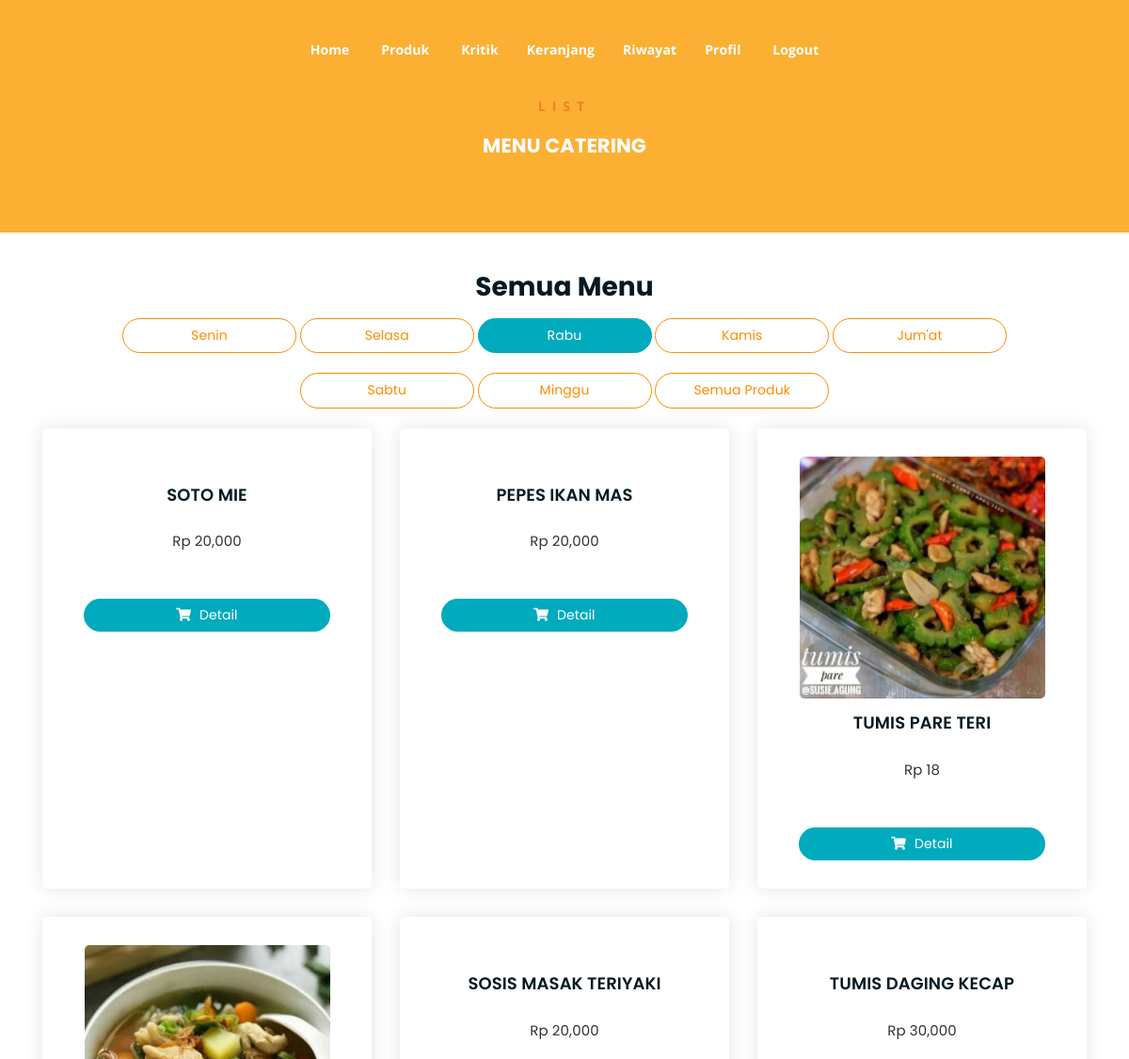
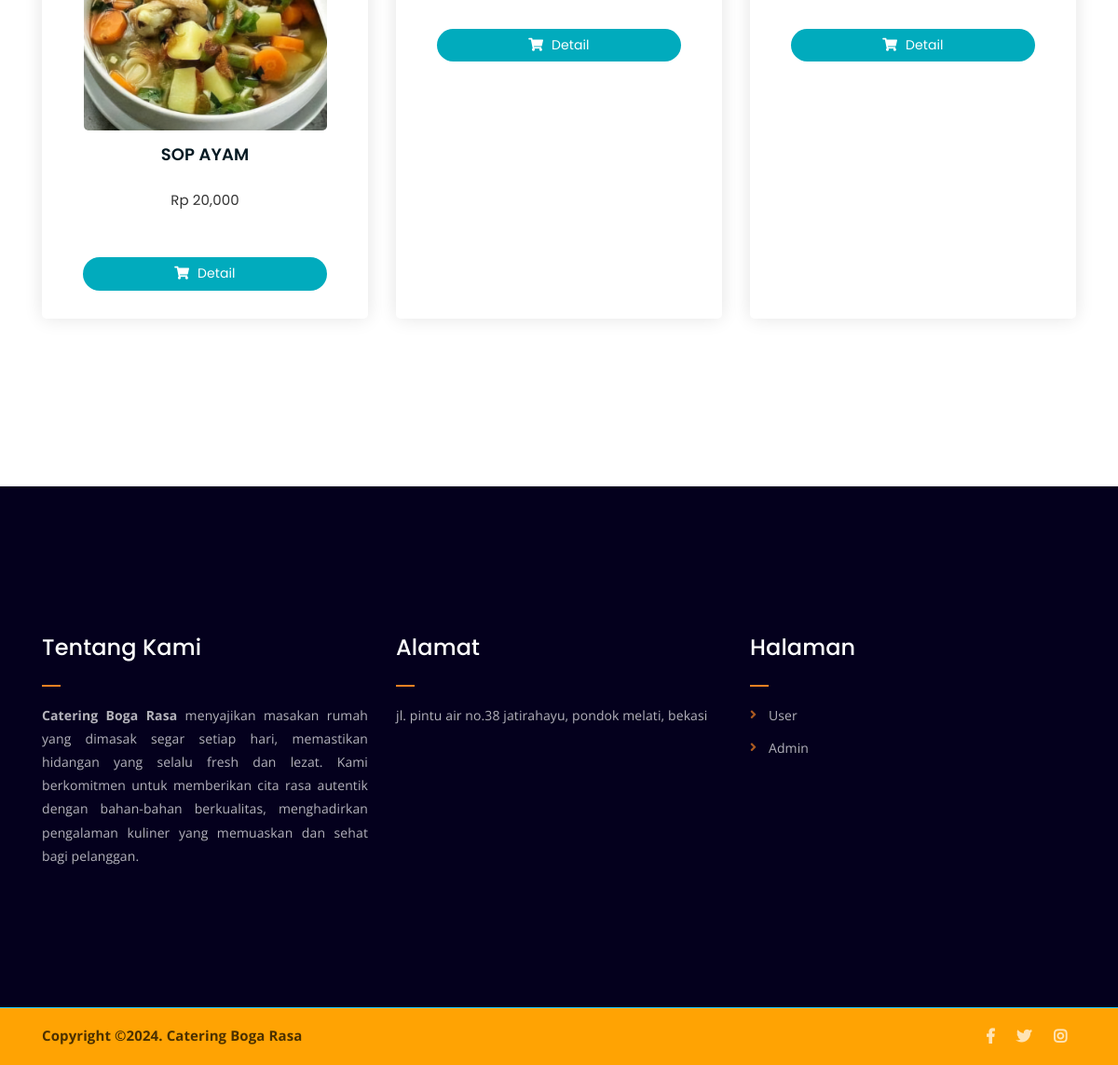
Screenshot of /menu-rabu.php (signed in) with the database file from the repository (2 pictures, top to bottom).
### tables this page shows
CREATE TABLE `promosi` (
  `id_promosi_produk` int(11) NOT NULL,
  `id_produk` varchar(55) NOT NULL,
  `promo_lama` varchar(55) NOT NULL,
  `promo_baru` varchar(55) NOT NULL
);

CREATE TABLE `produk` (
  `id` int(11) NOT NULL,
  `id_produk` varchar(11) NOT NULL,
  `nama_produk` varchar(55) NOT NULL,
  `gambar` varchar(55) NOT NULL,
  `harga` varchar(55) NOT NULL,
  `deskripsi` varchar(1000) NOT NULL,
  `menu_hari` varchar(111) NOT NULL
);

### menu-rabu.php (the view, shortened to what this page needs)
<?php
require('./app/database/db.php');
$status_user = $_SESSION['user']['status'];
?>
<!DOCTYPE html>
<html lang="en">
<head>
	<link rel="stylesheet" href="assets/css/all.min.css">
	<link rel="stylesheet" href="assets/bootstrap/css/bootstrap.min.css">
	<link rel="stylesheet" href="assets/css/owl.carousel.css">
	<link rel="stylesheet" href="assets/css/magnific-popup.css">
	<link rel="stylesheet" href="assets/css/animate.css">
	<link rel="stylesheet" href="assets/css/meanmenu.min.css">
	<link rel="stylesheet" href="assets/css/main.css">
	<link rel="stylesheet" href="assets/css/responsive.css">
</head>
<body>
	<?php include('./include/nav.php') ?>
	<div class="breadcrumb-section breadcrumb-bg">
		<div class="container">
			<div class="row">
				<div class="col-lg-8 offset-lg-2 text-center">
					<div class="breadcrumb-text">
						<p>LIST</p>
						<h4 style="color: #fff;">MENU CATERING</h4>
					</div>
				</div>
			</div>
		</div>
	</div>
	<div class="product-section mt-5 mb-150">
		<div class="container">
			<h3 class="text-center">Semua Menu</h3>
		<div class="text-center tag">
				<a href="menu-senin.php" class="cart-btn mb-4 col-md-2 text-center">Senin</a>
				<a href="menu-selasa.php" class="cart-btn mb-4 col-md-2 text-center">Selasa</a>
				<a href="produk.php" class="aktif cart-btn mb-4 col-md-2 text-center">Rabu</a>
				<a href="menu-kamis.php" class="cart-btn mb-4 col-md-2 text-center">Kamis</a>
				<a href="menu-jumat.php" class="cart-btn mb-4 col-md-2 text-center">Jum'at</a>
				<a href="menu-sabtu.php" class="cart-btn mb-4 col-md-2 text-center">Sabtu</a>
				<a href="menu-minggu.php" class="cart-btn mb-4 col-md-2 text-center">Minggu</a>
				<a href="produk.php" class="cart-btn mb-4 col-md-2 text-center">Semua Produk</a>
			</div>
		<div class="row">
			<?php
				$produk = mysqli_query($conn, "SELECT * FROM produk LEFT JOIN promosi ON produk.id_produk = promosi.id_produk  WHERE produk.menu_hari = 'Rabu'");
				while ($p = mysqli_fetch_array($produk)) {
			?>
			<a href="produk-detail.php?id_produk=<?= $p['id_produk']?>">
				<div class="col-lg-4 col-md-6 text-center card">
					<div class="single-product-item" style="height: 100%;">
						<div class="product-image">
							<img src="app/admin/foto/<?= $p['gambar'] ?>" alt="">
						</div>
						<h3><?php echo $p['nama_produk'] ?></h3>
							<p class="product-price"><span>Rp <?php echo number_format($p['harga']) ?></span></p>
								<?php if($status_user == 'Pelanggan Lama'){
										if($p['promo_lama'] == 0){
								?>
										<p class="product-price"><span style="color: #fff;">x</span></p>
								<?php } else { ?>
										<p class="product-price"><span style="color: tomato;">Diskon <?php echo $p["promo_lama"] ?>%</span></p>
								<?php }}?>
						<a href="produk-detail.php?id_produk=<?= $p['id_produk']?>" class="cart-btn"><i class="fas fa-shopping-cart"></i> Detail</a>
					</div>
				</div>
				</a>
			<?php } ?>
			</div>
		</div>
	</div>
	<?php include('./include/footer.php') ?>
</body>
</html>

### assets/css/main.css (style rules this page uses)
html { font-size: 14px; font-weight: 400; line-height: 28px; height: 100%; }
body { font-family: "Open Sans", sans-serif; font-weight: 400; font-size: 1rem; letter-spacing: 0.1px; line-height: 1.8; color: #051922; overflow-x: hidden; }
body img { max-width: 100%; }
a { cursor: pointer; text-decoration: none; -webkit-transition: all 0.2s ease-in-out; -o-transition: all 0.2s ease-in-out; transition: all 0.2s ease-in-out; }
h1, .h1, h2, .h2, h3, .h3, h4, .h4, h5, .h5, h6, .h6 { font-family: "Poppins", sans-serif; font-weight: 700; margin: 0 0 1.25rem 0; color: #051922; }
h1:last-child, .h1:last-child, h2:last-child, .h2:last-child, h3:last-child, .h3:last-child, h4:last-child, .h4:last-child, h5:last-child, .h5:last-child, h6:last-child, .h6:last-child { margin: 0; }
h3, .h3 { font-size: 2rem; font-weight: 700; line-height: 2.25rem; }
h4, .h4 { font-size: 1.5rem; font-weight: 700; line-height: 1.75rem; }
p { font-family: "Open Sans", sans-serif; font-weight: 400; font-size: 1rem; letter-spacing: 0.1px; line-height: 1.8; color: #051922; margin: 0 0 1.25rem 0; }
p:last-child { margin: 0; }
.mb-150 { margin-bottom: 150px; }
a.boxed-btn, a.cart-btn, button.cart-btn { border-radius: 30px; border: none; }
.breadcrumb-text p { color: #f28123; font-weight: 700; text-transform: uppercase; letter-spacing: 7px; }
.breadcrumb-section { padding: 80px 0; background-size: cover; background-position: center center; position: relative; z-index: 1; background-attachment: fixed; padding-top: 100px; color: #000; }
.breadcrumb-section:after { position: absolute; left: 0; top: 0; width: 100%; height: 100%; content: ""; background-color: #fa9d02; color: #000; z-index: -1; opacity: 0.8; }
.product-image img { -webkit-transition: 0.3s; -o-transition: 0.3s; transition: 0.3s; }
a.cart-btn { -webkit-transition: 0.2s; -o-transition: 0.2s; transition: 0.2s; }
.single-product-item { -webkit-transition: 0.1s; -o-transition: 0.1s; transition: 0.1s; }
html, body { height: 100%; }
.single-product-item { margin-bottom: 30px; }
.product-image { padding: 30px; padding-bottom: 0; }
.product-image img { width: 90%; border-radius: 5px; margin-bottom: 10px; }
.single-product-item h3 { font-size: 18px; font-weight: 600; margin-bottom: 10px; }
.single-product-item p { margin: 0; padding: 0; }
p.product-price { font-family: "Poppins", sans-serif; font-size: 15px; font-weight: 700; margin-top: 20px; margin-bottom: 1px; color: #000000; }
p.product-price span { display: block; opacity: 0.8; font-size: 15px; font-weight: 400; }
a.cart-btn { font-family: "Poppins", sans-serif; display: inline-block; background-color: #01abbd; color: #fff; padding: 5px 0px; width: 75%; }
a.cart-btn i { margin-right: 5px; }
.single-product-item { -webkit-box-shadow: 0 0 20px #e4e4e4; box-shadow: 0 0 20px #e4e4e4; padding-bottom: 30px; border-radius: 5px; }

### menu-rabu.php (style rules this page uses)
.card { border: none; }
.tag .cart-btn { border: 1px solid darkorange; background: none; color: darkorange; }
.container .aktif { background-color: #01abbd; border-color: #01abbd ; color: white; }

### rows the page displays
promosi: produk.nama_produk "SOTO MIE", produk.harga "20,000"
promosi: produk.nama_produk "PEPES IKAN MAS", produk.harga "20,000"
promosi: produk.gambar (picture), produk.nama_produk "TUMIS PARE TERI", produk.harga "18"
promosi: produk.gambar (picture), produk.nama_produk "SOP AYAM", produk.harga "20,000"
promosi: produk.nama_produk "SOSIS MASAK TERIYAKI", produk.harga "20,000"
promosi: produk.nama_produk "TUMIS DAGING KECAP", produk.harga "30,000"
